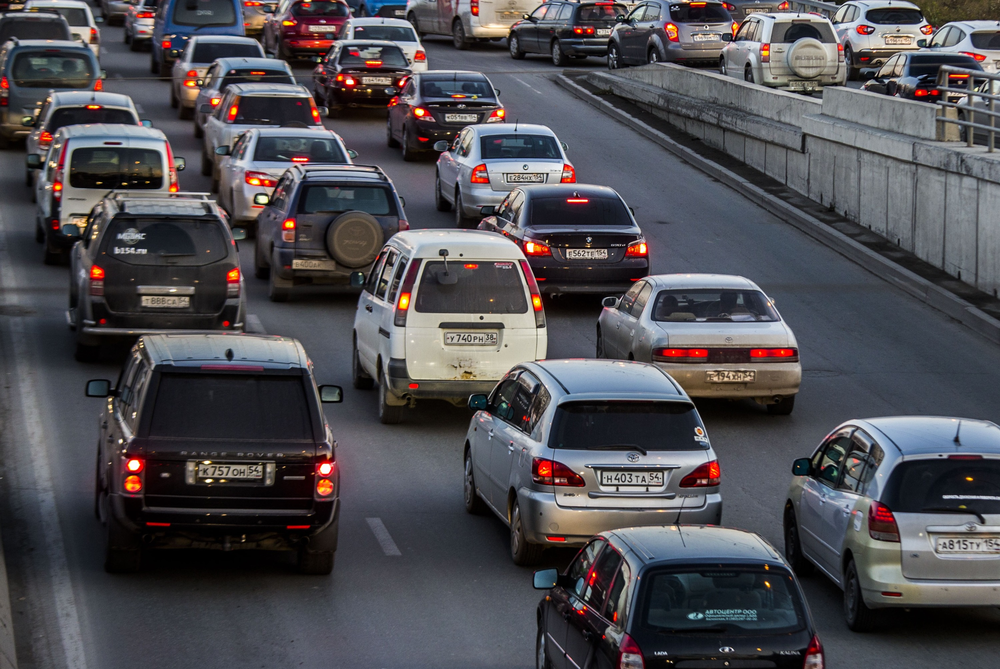
#> input picture 1.png, 1000 x 669 px, shrunk from 2999 x 2006 before the run
$ python test_task.py
#> lines starting #> are read from the running program, lines starting #| are printed output that depends on the picture; after the words box and inside, x2 and y2 are one past the last pixel; in counts of white or black regions, pixels touching at a corner belong together
#> in main, image is the input picture: shape (669, 1000, 3); mean B, G, R 81.8, 76.9, 78.5
from matplotlib import pyplot as plt
import numpy as np
import cv2

# поиск области номера
# возвращает найденные вырезанные изображения
def find_area(image):
    ims_result = []
    gray = cv2.cvtColor(image, cv2.COLOR_BGR2GRAY)
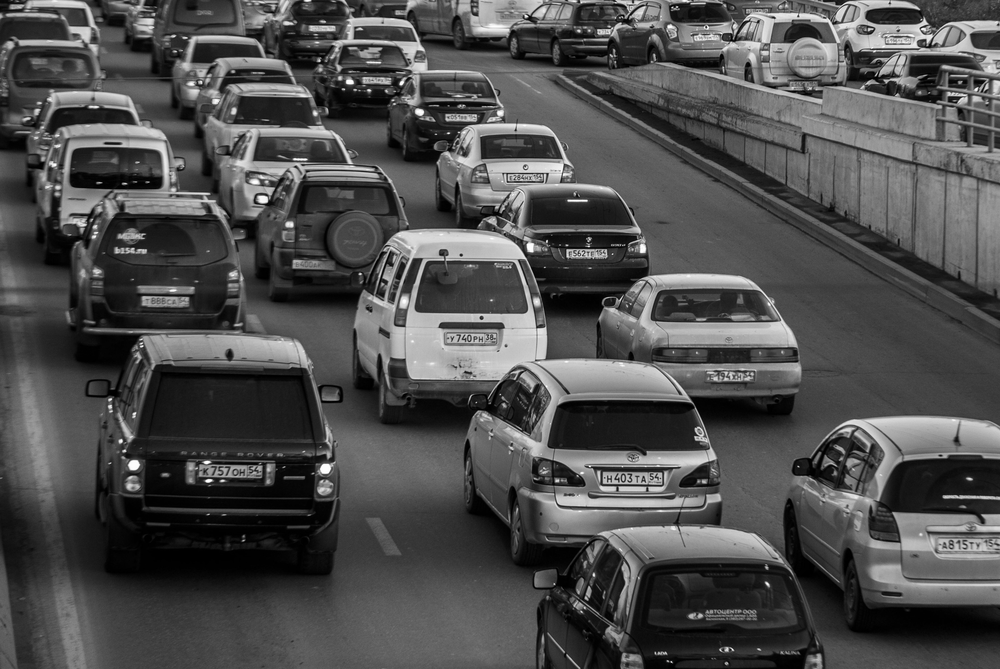
#> gray: shape (669, 1000); min 0, max 255, mean 77.9
    thresh = cv2.threshold(gray, 130, 255, cv2.THRESH_BINARY )[1]
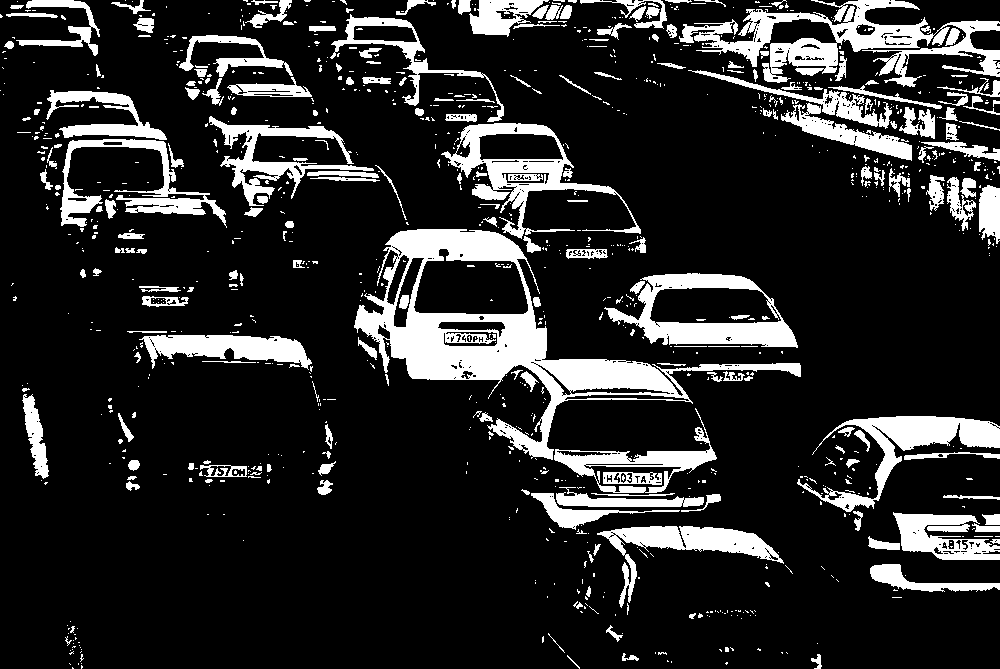
#> thresh: shape (669, 1000); 16.1% white; 1024 white regions (798 under 20 px)
    cnts = cv2.findContours(thresh, cv2.RETR_EXTERNAL, cv2.CHAIN_APPROX_SIMPLE)
#> cnts = 983 contours, 825 with area under 20; largest, box (x1, y1, x2, y2) and area: (354, 229, 801, 460) 28128, (604, 273, 798, 348) 9230, (679, 0, 1000, 87) 8854, (441, 123, 641, 239) 7234, (797, 416, 1000, 512) 4653
    cnts = cnts[0] if len(cnts) == 2 else cnts[1]
    for c in cnts:
        approx = cv2.approxPolyDP(c, 0.015 * cv2.arcLength(c, True), True)
        if len(approx) == 4:
            x, y, w, h = cv2.boundingRect(approx)
            #cv2.rectangle(image, (x,y), (x+w, y+h), (0,255,0))
            ims_result.append(image[y:y+h, x:x+w])
        else:
            rect = cv2.minAreaRect(c)
            box = np.int0(cv2.boxPoints(rect))
#> this loop made 983 passes
#> (approx, x, y, w, h) on passes 2, 9, 20, 34: ([[81, 665], [81, 668], [82, 667], [82, 666]], 81, 665, 2, 4), ([[567, 655], [567, 656], [579, 668], [579, 667]], 567, 655, 13, 14), ([[719, 649], [721, 651], [721, 650], [720, 649]], 719, 649, 3, 3), ([[543, 636], [542, 637], [542, 642], [543, 641]], 542, 636, 2, 7)
#> (x, y, w, h) on passes 61, 63, 73, 82, 91, 94: (710, 611, 3, 2), (580, 611, 3, 2), (584, 606, 2, 3), (893, 589, 5, 2), (638, 577, 2, 2), (593, 573, 2, 4)
#> after the loop, ims_result = 115 items
            #cv2.drawContours(image, [box], 0, (0,0,255))
    return ims_result


def processing(image):
    gray = cv2.cvtColor(image, cv2.COLOR_BGR2GRAY)
    thresh = cv2.threshold(gray, 100, 255, cv2.THRESH_BINARY )[1]
    edges = cv2.Canny(thresh, 150, 150)

    lines_list =[]
    lines = cv2.HoughLinesP(edges, 1, np.pi/180, threshold=50, minLineLength=5, maxLineGap=5 )
    if lines is None:
        return thresh

    for points in lines:
        x1,y1,x2,y2=points[0]
        cv2.line(image,(x1,y1),(x2,y2),(0,255,0),1)
        lines_list.append([(x1,y1),(x2,y2)])

    return thresh


def get_numbers(image):
    hist = np.sum(image, axis = 0) / image.shape[0]
    plt.plot(hist)
    plt.xlim([0, image.shape[1]])
    plt.show()

    hist_list = hist.tolist()
    max_i = max(hist_list)

    image = cv2.cvtColor(image, cv2.COLOR_GRAY2BGR)
    i = 0
    for ind in hist_list:
        if ind == max_i:
            cv2.line(image, (i,0), (i,image.shape[0]), (0,255,0))
        i += 1
    # cv2.imshow('image2', image)
    # cv2.waitKey()


def main(args=None):
    image = cv2.imread('1.png')
    # первый этап
    ims_number = find_area(image)
#> ims_number = 115 items
    for im in ims_number:
        clear_im = processing(im) # второй этап
        result = get_numbers(clear_im) # третий этап
#> this loop made 115 passes
#> (gray in processing, edges in processing, hist_list in get_numbers, max_i in get_numbers) on passes 5, 8, 9, 12, 14: ([[152, 144, 148], [146, 137, 153]], [[0, 0, 0], [0, 0, 0]], [255, 255, 255], 255), ([[129, 132, 130, 124, 126], [131, 132, 132, 133, 131]], [[0, 0, 0, 0, 0], [0, 0, 0, 0, 0]], [255, 255, 255, 255, 255], 255), ([[184, 140], [174, 162]], [[0, 0], [0, 0]], [255, 255], 255), ([[126, 150, 140], [133, 129, 110]], [[0, 0, 0], [0, 0, 0]], [255, 255, 255], 255), ([[132, 147, 143], [113, 128, 139]], [[0, 0, 0], [0, 0, 0]], [255, 255, 255], 255)
#> (gray in processing, edges in processing, clear_im, max_i in get_numbers) on passes 1, 10, 13, 16, 25: ([[132, 127], [133, 133], [133, 132], [131, 130]], [[0, 0], [0, 0], [0, 0], [0, 0]], [[255, 255], [255, 255], [255, 255], [255, 255]], 255), ([[182, 164], [229, 206], [235, 216], [154, 171]], [[0, 0], [0, 0], [0, 0], [0, 0]], [[255, 255], [255, 255], [255, 255], [255, 255]], 255), ([[152, 121], [146, 133], [160, 147], [131, 144]], [[0, 0], [0, 0], [0, 0], [0, 0]], [[255, 255], [255, 255], [255, 255], [255, 255]], 255), ([[136, 128], [144, 137], [139, 140]], [[0, 0], [0, 0], [0, 0]], [[255, 255], [255, 255], [255, 255]], 255), ([[133, 139], [138, 141], [123, 133]], [[0, 0], [0, 0], [0, 0]], [[255, 255], [255, 255], [255, 255]], 255)
#> pass 1, in get_numbers, `plt.show()`:
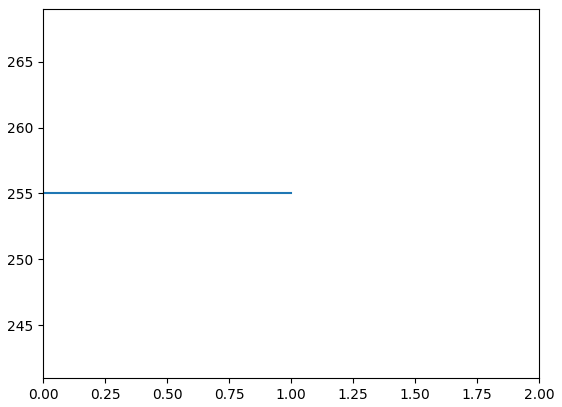
#> figure drawn by matplotlib, 1 panel
#> pass 2, in get_numbers (call 2), `plt.show()`:
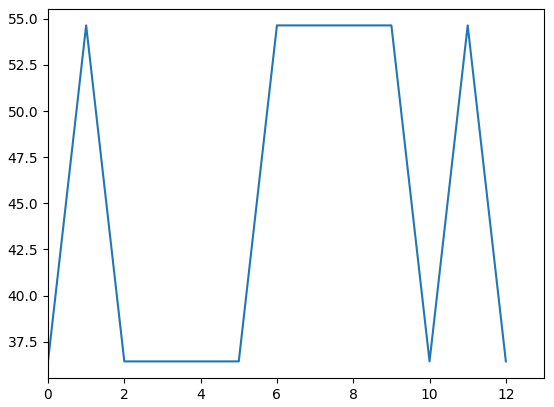
#> figure drawn by matplotlib, 1 panel; curve peaks at x = 1, y = 54.64


if __name__ == '__main__':
    main()
